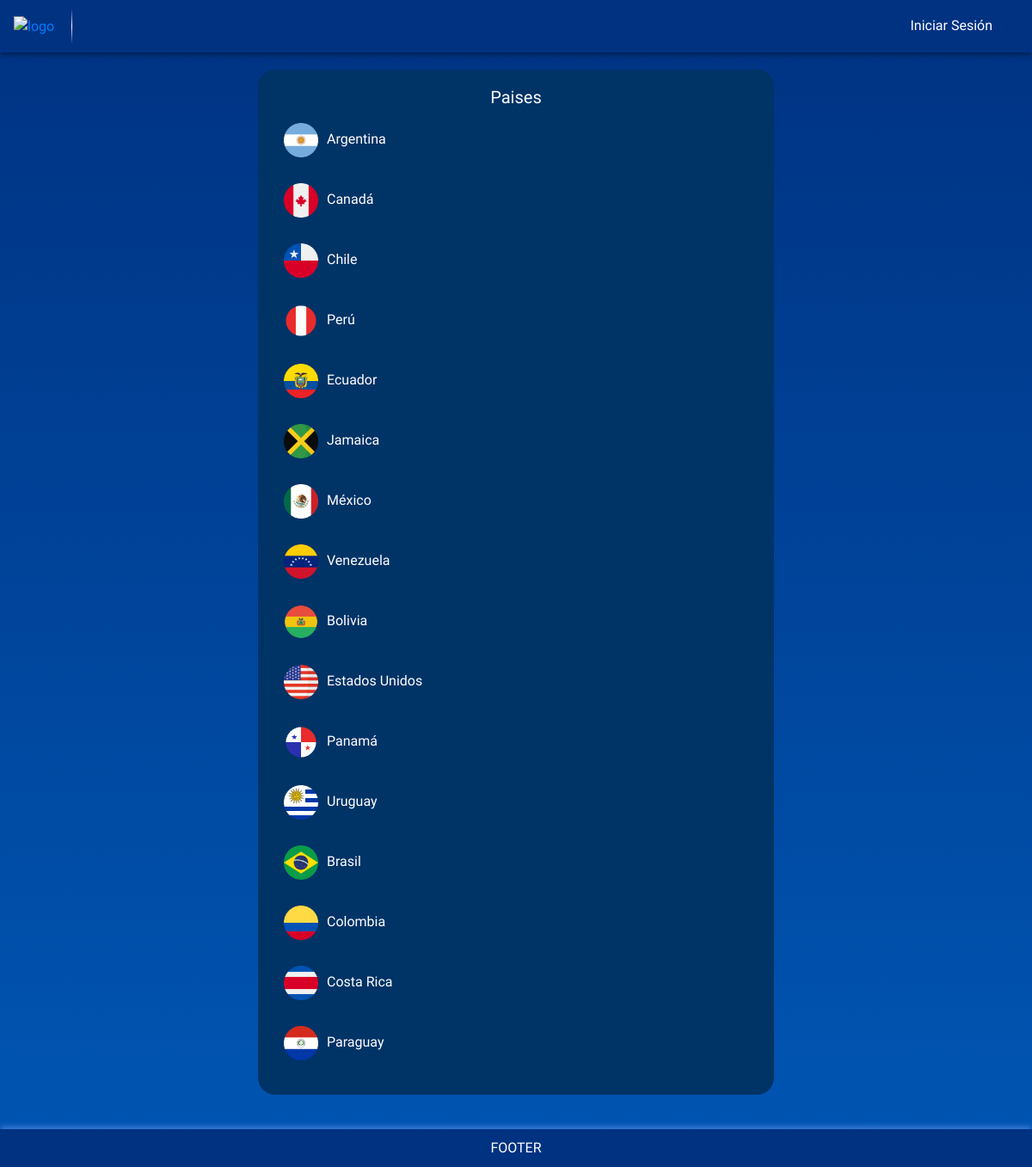
Page /main/cargarPartidos.php on the earlier database version.
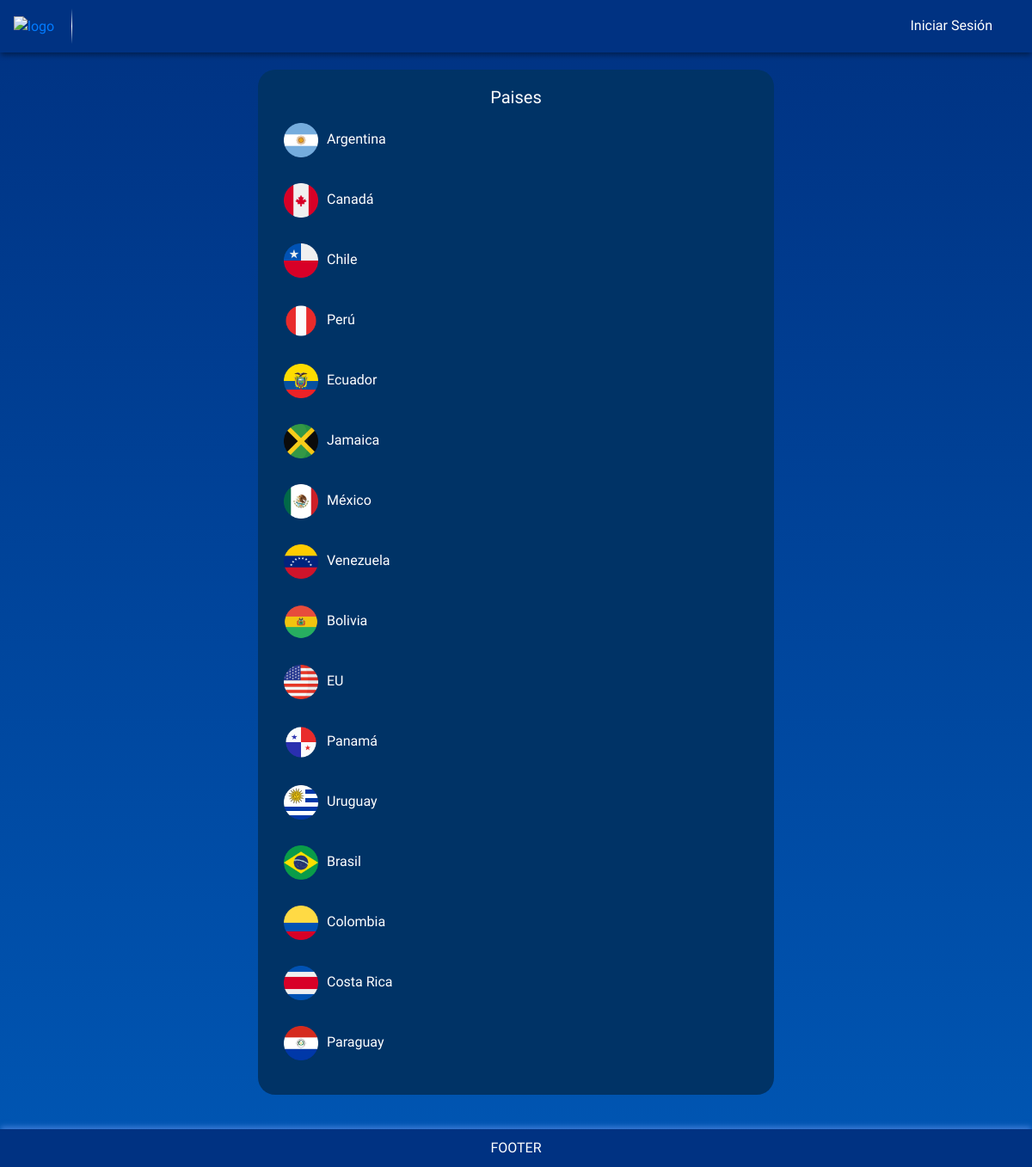
Same page on the later database version.
### tables this page shows
CREATE TABLE IF NOT EXISTS `paises` (
  `idPais` int NOT NULL AUTO_INCREMENT,
  `nombrePais` varchar(50) NOT NULL,
  `bandera` varchar(500) NOT NULL,
  `PJ` int NOT NULL,
  `G` int NOT NULL,
  `E` int NOT NULL,
  `P` int NOT NULL,
  `GF` int NOT NULL,
  `GC` int NOT NULL,
  `DG` int NOT NULL,
  `pts` int NOT NULL,
  `grupo` varchar(20) NOT NULL,
  PRIMARY KEY (`idPais`)
);

### modulos/traerPaises.php (called while the page is built, shortened)
<?php
include('conexion.php');
$sql = "SELECT * FROM paises";
$result = $conexion->query($sql);
$paises = array();
?>

### main/cargarPartidos.php (the view, shortened to what this page needs)
<!DOCTYPE html>
<html lang="es">
<head>
    <link href="https://maxcdn.bootstrapcdn.com/bootstrap/4.5.2/css/bootstrap.min.css" rel="stylesheet">
</head>
<body>
    <div class="header d-flex justify-content-between">
        <div class="logo-container"><a href="../index.php" class="nav-item nav-link"><img src="../imagenes/logo-copa-america.png" alt="logo"></a></div>
        <div class="nav-links d-flex flex-column flex-sm-row align-items-center">
            <div class="nav-item">
                <a href="main/logIn.php" id="login-link" class="nav-link">Iniciar Sesión</a>
            </div>
        </div>
    </div>
    <div class="container d-flex justify-content-center">
        <div class="group-container">
            <div class="group-header text-center">
                <h5>Paises</h5>
            </div>
            <?php
            include('../modulos/traerPaises.php');
            foreach ($paises as $pais) {
                $idPais = $pais['idPais'];
                $nombrePais = $pais['nombrePais'];
                $bandera = $pais['bandera'];
                echo '<a href="pagina_destino.html?idPais=' . $idPais . '" class="country">';
                echo '<div>';
                echo '<img src="' . $bandera . '" alt="' . $nombrePais . '">';
                echo '<span>' . $nombrePais . '</span>';
                echo '</div>';
                echo '</a>';
            }
            ?>
        </div>
    </div>
    <div class="footer">
        FOOTER
    </div>
</body>
</html>

### main/cargarPartidos.php (style rules this page uses)
body { background: linear-gradient(to bottom, #003282, #0056b3); font-family: 'Gabarito', sans-serif; }
.header, .footer { background-color: #003282; color: white; text-align: center; padding: 10px 0; position: relative; }
.header { margin-bottom: 20px; box-shadow: 0 4px 6px -1px rgba(0, 0, 0, 0.4); }
.footer { margin-top: 20px; box-shadow: 0 -4px 6px -1px rgba(100, 149, 237, 0.6); }
.logo-container { position: relative; display: flex; align-items: center; }
.logo-container::after { content: ''; display: block; width: 1px; height: 100%; background: linear-gradient(to bottom, rgba(255, 255, 255, 0) 0%, rgba(255, 255, 255, 1) 50%, rgba(255, 255, 255, 0) 100%); position: absolute; right: -5px; top: 0; }
.group-container { background-color: #003366; color: white; padding: 20px; border-radius: 20px; margin-bottom: 20px; max-width: 600px; width: 100%; }
.country { display: flex; align-items: center; justify-content: space-between; margin-bottom: 10px; text-decoration: none; color: white; padding: 10px; border-radius: 20px; transition: background-color 0.3s, transform 0.3s; }
.country img { width: 40px; height: 40px; margin-right: 10px; }
.nav-item a { color: white; }
.nav-links { display: flex; align-items: center; flex-direction: row; }
.nav-item { margin-right: 10px; }
.nav-item:last-child { margin-right: 0; }

Differences in the rows shown:
changed paises (number 10 of 16 on the later page): nombrePais "Estados Unidos" → "EU"
